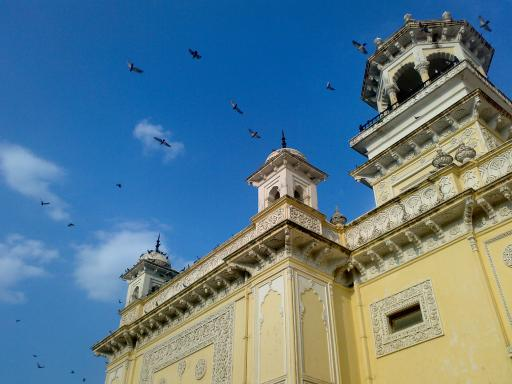
#> input picture Tutorials/Tutorial_6/home.jpg, 512 x 384 px
$ python segmentation2.py   (older library calls are emulated)
#> lines starting #> are read from the running program, lines starting #| are printed output that depends on the picture; after the words box and inside, x2 and y2 are one past the last pixel; in counts of white or black regions, pixels touching at a corner belong together
import cv2
import numpy as np
from matplotlib import pyplot as plt
from skimage import segmentation, color


img = cv2.cvtColor(cv2.imread('../home.jpg'), cv2.COLOR_BGR2RGB)

# slic(image, n_segments=100, compactness=10.0, max_iter=10,
	#  sigma=0, spacing=None, multichannel=True, convert2lab=None
	#  enforce_connectivity=True, min_size_factor=0.5, max_size_factor=3, slic_zero=False
	#)
# n_segments: the (approx) number of labels in the segmented output image
# compactness: balaces color & space proximity. Higher compactness -> more weight to space proximity
# max_iter: maximium number of iterations of k-means
# sigma: width of gaussian smoothing kernel
# spacing: voxel spacing along each image dimension
# multichannel: Whether the last axis of the image is to be interpreted as multiple channels or another spatial dimension.
# enforce_connectivity: Whether the generated segments are connected or not
# min_size_factor: Proportion of the minimum segment size to be removed
# max_size_factor: Proportion of the maximum connected segment size.

labels = segmentation.slic(img, compactness=10, n_segments=3)
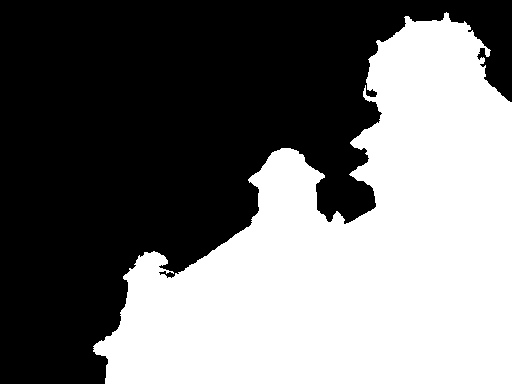
#> labels: shape (384, 512) int64; values 1 (black) and 2 (white), 45.9% white; 1 white region, box (x1, y1, x2, y2) and area: (93, 12, 512, 384) 90206
out = color.label2rgb(labels, img, kind='avg')
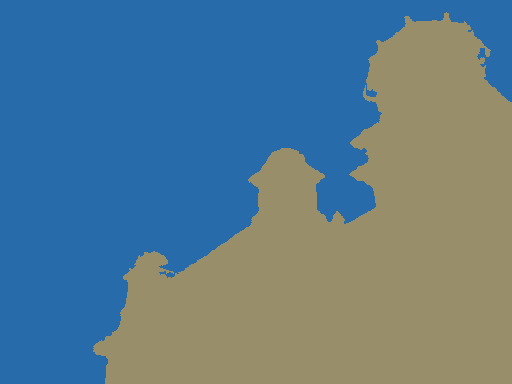
#> out: shape (384, 512, 3); mean R, G, B 90.8, 123.1, 141.2

plt.figure(figsize=(5,3))
plt.subplot(121)
plt.imshow(img)
plt.title("Original Image"), plt.xticks([]), plt.yticks([])
plt.subplot(122)
plt.imshow(out)
plt.title("Segmented Image"), plt.xticks([]), plt.yticks([])
plt.show()
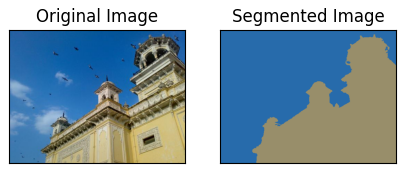
#> figure drawn by matplotlib, 2 panels

$ run again, with Tutorials/Tutorial_6/pyramids.jpg copied over Tutorials/Tutorial_6/home.jpg
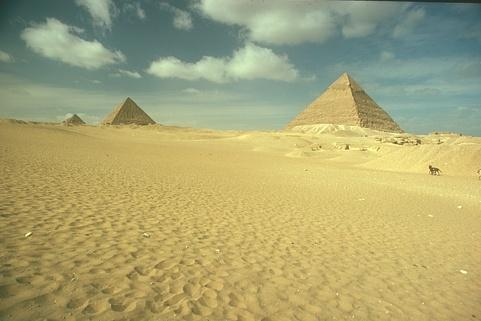
#> input picture Tutorials/Tutorial_6/pyramids.jpg, 481 x 321 px
#> `labels = segmentation.slic(img, compactness=10, n_segments=3)`:
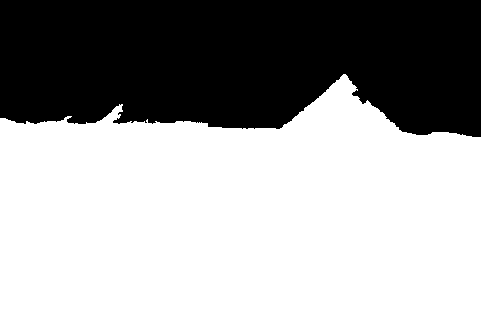
#> labels: shape (321, 481) int64; values 1 (black) and 2 (white), 62.7% white; 1 black region, box (x1, y1, x2, y2) and area: (0, 0, 481, 137) 57633
#> `plt.show()`:
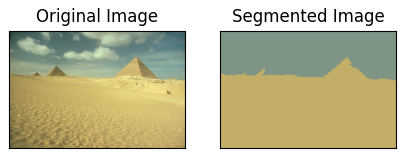
#> figure drawn by matplotlib, 2 panels
